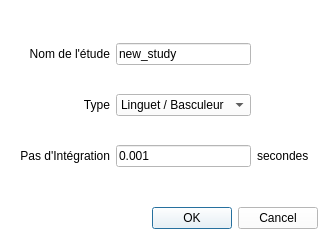
<?xml version="1.0" encoding="UTF-8"?>
<ui version="4.0">
 <class>NewStudyDialog</class>
 <widget class="QDialog" name="NewStudyDialog">
  <property name="geometry">
   <rect>
    <x>0</x>
    <y>0</y>
    <width>318</width>
    <height>240</height>
   </rect>
  </property>
  <property name="windowTitle">
   <string>Dialog</string>
  </property>
  <property name="styleSheet">
   <string notr="true">background-color: rgb(255, 255, 255);</string>
  </property>
  <layout class="QVBoxLayout" name="mainLayout">
   <item>
    <widget class="QWidget" name="valuesWidget" native="true">
     <layout class="QGridLayout" name="valuesLayout">
      <item row="0" column="2">
       <widget class="QLabel" name="studynameUnitLabel">
        <property name="text">
         <string/>
        </property>
       </widget>
      </item>
      <item row="2" column="1">
       <widget class="QLineEdit" name="steptimeEdit">
        <property name="text">
         <string>0.001</string>
        </property>
       </widget>
      </item>
      <item row="2" column="0">
       <widget class="QLabel" name="steptimeLabel">
        <property name="text">
         <string>&lt;html&gt;&lt;head/&gt;&lt;body&gt;&lt;p align=&quot;right&quot;&gt;Pas d'Intégration&lt;/p&gt;&lt;/body&gt;&lt;/html&gt;</string>
        </property>
       </widget>
      </item>
      <item row="0" column="0">
       <widget class="QLabel" name="studynameLabel">
        <property name="text">
         <string>&lt;html&gt;&lt;head/&gt;&lt;body&gt;&lt;p align=&quot;right&quot;&gt;Nom de l'étude&lt;/p&gt;&lt;/body&gt;&lt;/html&gt;</string>
        </property>
       </widget>
      </item>
      <item row="0" column="1">
       <widget class="QLineEdit" name="studynameEdit">
        <property name="text">
         <string>new_study</string>
        </property>
       </widget>
      </item>
      <item row="2" column="2">
       <widget class="QLabel" name="steptimeUnitLabel">
        <property name="text">
         <string>secondes</string>
        </property>
       </widget>
      </item>
      <item row="1" column="0">
       <widget class="QLabel" name="assemblytypeLable">
        <property name="text">
         <string>&lt;html&gt;&lt;head/&gt;&lt;body&gt;&lt;p align=&quot;right&quot;&gt;Type&lt;/p&gt;&lt;/body&gt;&lt;/html&gt;</string>
        </property>
       </widget>
      </item>
      <item row="1" column="1">
       <widget class="QComboBox" name="comboBox">
        <property name="currentText">
         <string>Linguet / Basculeur</string>
        </property>
        <item>
         <property name="text">
          <string>Linguet / Basculeur</string>
         </property>
        </item>
        <item>
         <property name="text">
          <string>Attaque Directe</string>
         </property>
        </item>
       </widget>
      </item>
     </layout>
    </widget>
   </item>
   <item>
    <widget class="QDialogButtonBox" name="buttonBox">
     <property name="orientation">
      <enum>Qt::Horizontal</enum>
     </property>
     <property name="standardButtons">
      <set>QDialogButtonBox::Cancel|QDialogButtonBox::Ok</set>
     </property>
    </widget>
   </item>
  </layout>
 </widget>
 <resources/>
 <connections>
  <connection>
   <sender>buttonBox</sender>
   <signal>accepted()</signal>
   <receiver>NewStudyDialog</receiver>
   <slot>accept()</slot>
   <hints>
    <hint type="sourcelabel">
     <x>248</x>
     <y>254</y>
    </hint>
    <hint type="destinationlabel">
     <x>157</x>
     <y>274</y>
    </hint>
   </hints>
  </connection>
  <connection>
   <sender>buttonBox</sender>
   <signal>rejected()</signal>
   <receiver>NewStudyDialog</receiver>
   <slot>reject()</slot>
   <hints>
    <hint type="sourcelabel">
     <x>316</x>
     <y>260</y>
    </hint>
    <hint type="destinationlabel">
     <x>286</x>
     <y>274</y>
    </hint>
   </hints>
  </connection>
 </connections>
</ui>
